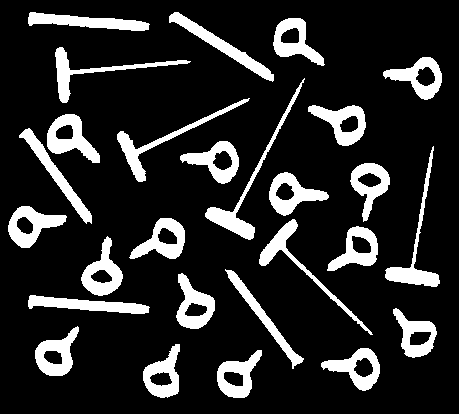
%> input picture 044159_ee_lab/061_Image_Processing/IP-Files/objects.bmp, 459 x 414 px
$ octave ex9.m   (GNU Octave 9; MATLAB toolbox functions it lacks are replaced by stand-ins)
%> lines starting %> are read from the running program, lines starting %| are printed output that depends on the picture; in (x1, y1, x2, y2) boxes, pixels count from 0 and x2, y2 are one past the last pixel; in counts of white or black regions, pixels touching at a corner belong together; the program's own positions count from 1
clc; close all;
bw = imread('objects.bmp');
%> bw: size 414x459 logical; 16% white; 27 white regions
figure; imshow(bw);

stats=regionprops(bw,'all');
%> stats = 27 regions; largest, box (x1, y1, x2, y2), Area, Centroid, MajorAxisLength, MinorAxisLength and Eccentricity: (205, 78, 305, 240) 1344 [246.9 191.9] 198.3 44.81 0.974, (169, 12, 274, 82) 1261 [222.8 46.5] 137.7 12.33 0.996, (28, 12, 150, 31) 1233 [87.8 22.6] 140.7 12.04 0.996
stats(5)
%> ans = 1 region; box (x1, y1, x2, y2), Area, Centroid, MajorAxisLength, MinorAxisLength and Eccentricity: (35, 326, 79, 376) 1083 [57.1 355.3] 53.92 39.66 0.678
stats(6)
%> ans = 1 region; box (x1, y1, x2, y2), Area, Centroid, MajorAxisLength, MinorAxisLength and Eccentricity: (47, 114, 100, 163) 1233 [71.3 139] 61.43 41.71 0.734


f1=[stats.MajorAxisLength];
%> f1 = 27 values, max 198.3 at index 15, min 53.92 at index 5, mean 93.5
f2=[stats.ConvexArea];
%> f2 = 27 values, max 4942 at index 15, min 1445 at index 17, mean 2095.4
figure(3); plot(f1,f2,'x');
title('Features 1');
xlabel('MajorAxisLength');
ylabel('ConvexArea');
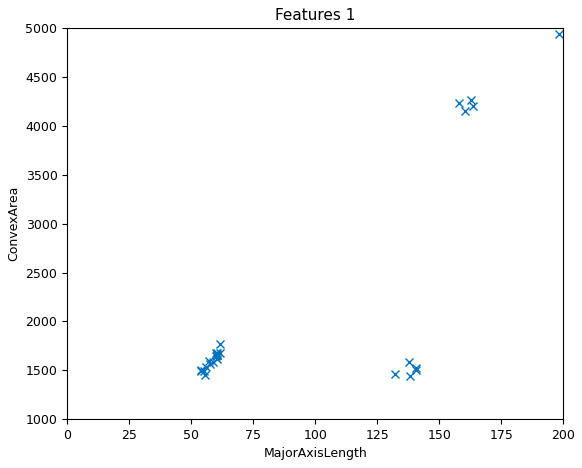
%> figure redrawn from the program's plot data

f1=[stats.Perimeter];
%> f1 = 27 values, max 427.5 at index 15, min 152.3 at index 5, mean 219.5
f2=[stats.Solidity];
%> f2 = 27 values, max 0.809 at index 3, min 0.272 at index 15, mean 0.624
figure(4); plot(f1,f2,'x');
title('Features 2');
xlabel('Perimeter');
ylabel('Solidity');
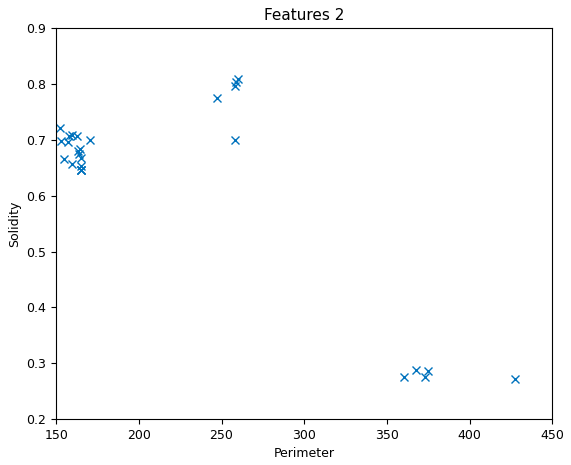
%> figure redrawn from the program's plot data

f1=[stats.MinorAxisLength];
%> f1 = 27 values, max 48.35 at index 26, min 10.39 at index 17, mean 35.77
f2=[stats.Eccentricity];
%> f2 = 27 values, max 0.997 at index 17, min 0.678 at index 5, mean 0.82
figure(5); plot(f1,f2,'x');
title('Features 3');
xlabel('MinorAxisLength');
ylabel('Eccentricity');
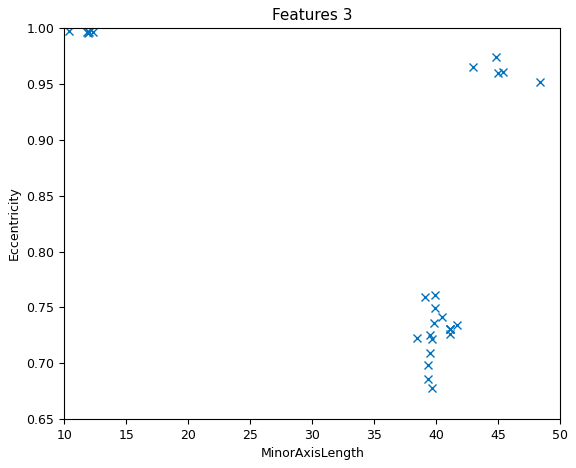
%> figure redrawn from the program's plot data
